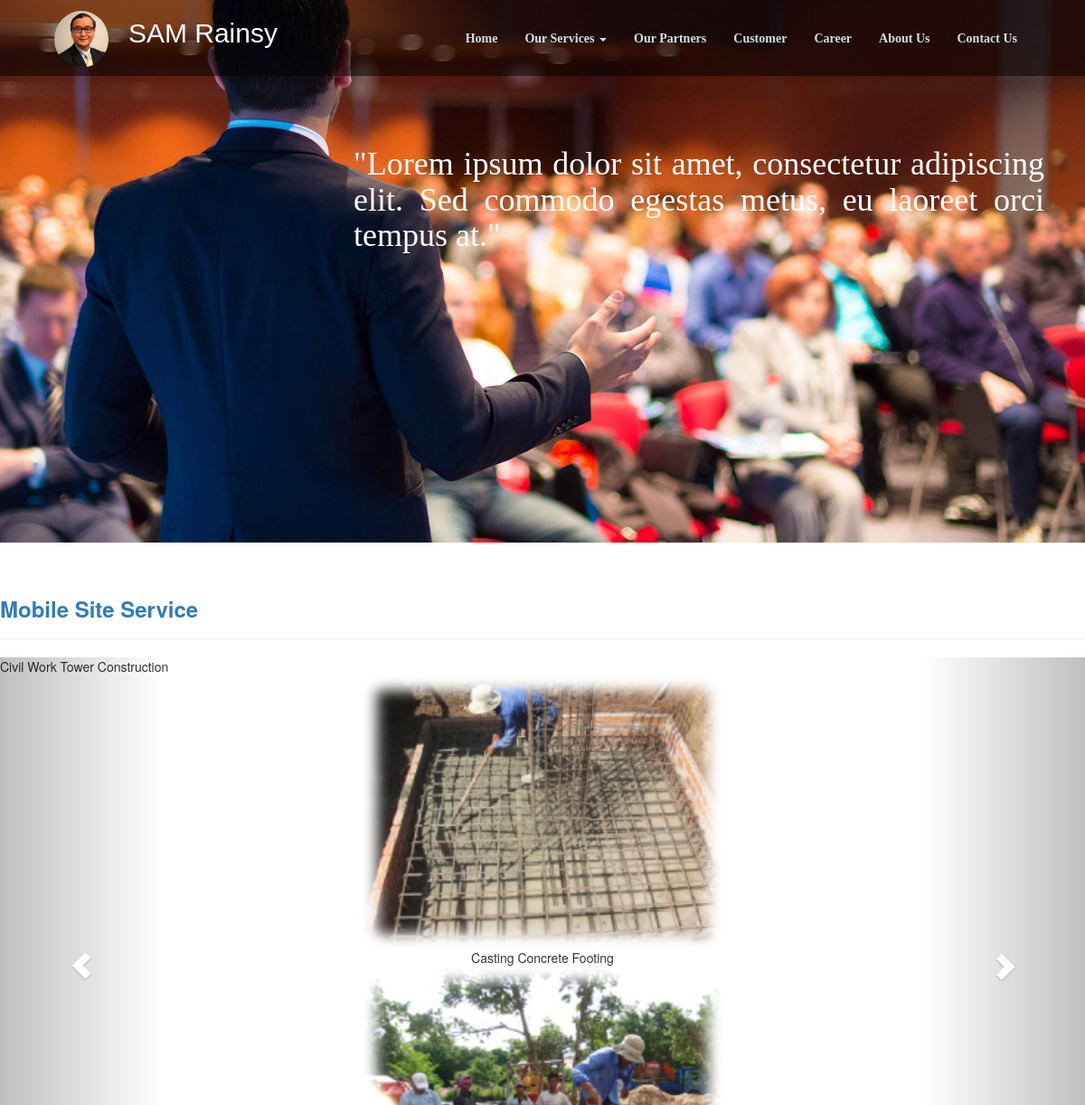
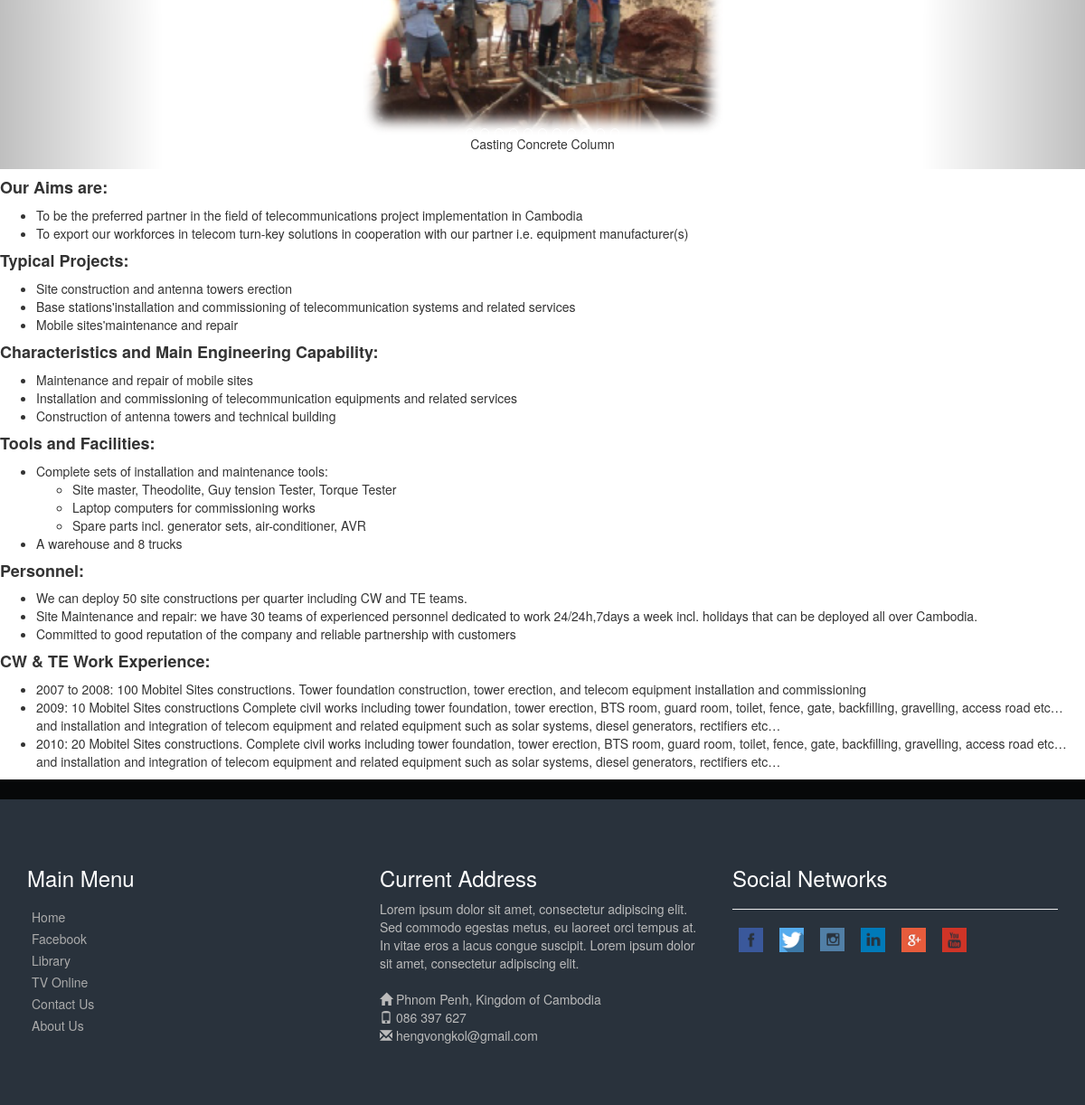
Page /mobilesite on the committed database (2 pictures, top to bottom).
### tables this page shows
CREATE TABLE IF NOT EXISTS `menu` (
  `id` int(11) NOT NULL AUTO_INCREMENT,
  `name` varchar(220) NOT NULL,
  `url` text NOT NULL,
  `type` varchar(30) NOT NULL,
  `parentid` int(11) DEFAULT NULL,
  `orderno` int(11) NOT NULL,
  PRIMARY KEY (`id`)
);

CREATE TABLE IF NOT EXISTS `mobileslide` (
  `id` int(11) NOT NULL AUTO_INCREMENT,
  `title` varchar(255) DEFAULT NULL,
  `img1` varchar(222) DEFAULT NULL,
  `cap1` varchar(255) DEFAULT NULL,
  `img2` varchar(255) DEFAULT NULL,
  `cap2` varchar(255) DEFAULT NULL,
  `orderno` int(11) DEFAULT NULL,
  PRIMARY KEY (`id`)
);

CREATE TABLE IF NOT EXISTS `mobile` (
  `id` int(11) NOT NULL AUTO_INCREMENT,
  `description` text,
  PRIMARY KEY (`id`)
);

### rainsyweb/ui/home/mobile-site.php (the view, shortened to what the rows shown need)
<div class="row">
    <div class="col-sm-12">
        <h3 class="text-primary"><b>Mobile Site Service</b></h3><hr class="hr"/>
    </div>
</div>
<div id="carousel-example-generic" class="carousel slide" data-ride="carousel">
  <ol class="carousel-indicators">
      <?php $x=0; ?>
      <?php foreach($slides as $s){?>
        <li data-target="#carousel-example-generic" data-slide-to="<?php echo $x; ?>"></li>
    <?php $x++;}?>
         <li data-target="#carousel-example-generic" data-slide-to="10"></li>
  </ol>
  <div class="carousel-inner" role="listbox">
      <?php $i=0;?>
    <?php foreach($slides as $s){ ?>
      <?php if($i==0){ $i++;?>
      <div class="item active">
        <div class="slide-caption"><?php echo $s->title; ?></div>
        <div class="text-center" style="margin-bottom: 18px">
             <img src="<?php echo base_url('assets/images/mobile/'.$s->img1); ?>" alt="" style="display: inline;margin:0 18px" width="400" class="img-responsive">
            <div class="cap1"><?php echo $s->cap1; ?></div>
            <img src="<?php echo base_url('assets/images/mobile/'.$s->img2); ?>" alt="" style="display: inline;margin:0 18px" width="400" class="img-responsive">
            <div class="cap2"><?php echo $s->cap2; ?></div>
        </div>
      </div>
      <?php }?>
    <?php } ?>
  </div>
  <a class="left carousel-control" href="#carousel-example-generic" role="button" data-slide="prev">
    <span class="glyphicon glyphicon-chevron-left" aria-hidden="true"></span>
  </a>
  <a class="right carousel-control" href="#carousel-example-generic" role="button" data-slide="next">
    <span class="glyphicon glyphicon-chevron-right" aria-hidden="true"></span>
  </a>
</div>
<div class="row">
    <div class="col-sm-12">
       <?php echo $mobile[0]->description; ?>
    </div>
</div>

### rainsyweb/ui/template/header.php (shortened to what the rows shown need)
<!DOCTYPE html>
<html>
    <head>
        <link href="<?php echo base_url('assets/css/bootstrap.min.css'); ?>" rel="stylesheet">
        <link href="<?php echo base_url('assets/css/front.css'); ?>" rel="stylesheet">
    </head>
    <body>
        <div class="box-header">
            <div class="container-fluid">
                <div class="row">
                    <div class="col-sm-4">
                        <div class="logo">
                            <h1 class="text-header text-white">SAM Rainsy</h1>
                        </div>
                    </div>
                    <div class="col-sm-8">
                        <div class="menu-box">
                            <ul class="nav navbar-nav pull-right main-menu">
                                <?php foreach($menus as $menu){ ?>
                                    <?php if($MyClass->isContainSub($menu->id)=='no'){ ?>
                                        <li id="menu<?php echo $menu->id; ?>"><a href="<?php echo $menu->url; ?>"><?php echo $menu->name; ?></a></li>
                                    <?php } else { ?>
                                        <li id="menu<?php echo $menu->id; ?>"><a href="<?php echo $menu->url; ?>"
                                                                                 class="dropdown-toggle" data-toggle="dropdown"
                                                                                 role="button" aria-haspopup="true" aria-expanded="false">
                                                <?php echo $menu->name; ?> <span class="caret"></span></a>
                                        </li>
                                    <?php } ?>
                                <?php } ?>
                            </ul>
                        </div>
                    </div>
                </div>
            </div>
        </div>
        <div class="slider-box">
            <h1 class="quote">
                "Lorem ipsum dolor sit amet, consectetur adipiscing elit. Sed commodo egestas metus,
                eu laoreet orci tempus at."
            </h1>
        </div>

### rows in the picture
menu: name "Home"
menu: name "Our Services"
menu: name "Our Partners"
menu: name "Customer"
menu: name "Career"
menu: name "About Us"
menu: name "Contact Us"
mobileslide: title "Civil Work Tower Construction", img1 (picture), cap1 "Casting Concrete Footing", img2 (picture), cap2 "Casting Concrete Column"
mobile: description "Our Aims are: To be the preferred partner in the field of telecommunications project implementation in Cambodia To export our workforces in telecom turn-key solutions in cooperation with our partner i.e. equipment manufacturer(s) Typical Projects: Site construction and antenna towers erection Base stations'installation and commissioning of telecommunication systems and related services Mobile sites'maintenance and repair Characteristics and Main Engineering Capability: Maintenance and repair of mobile sites Installation and commissioning of telecommunication equipments and related services Construction of antenna towers and technical building Tools and Facilities: Complete sets of…"
